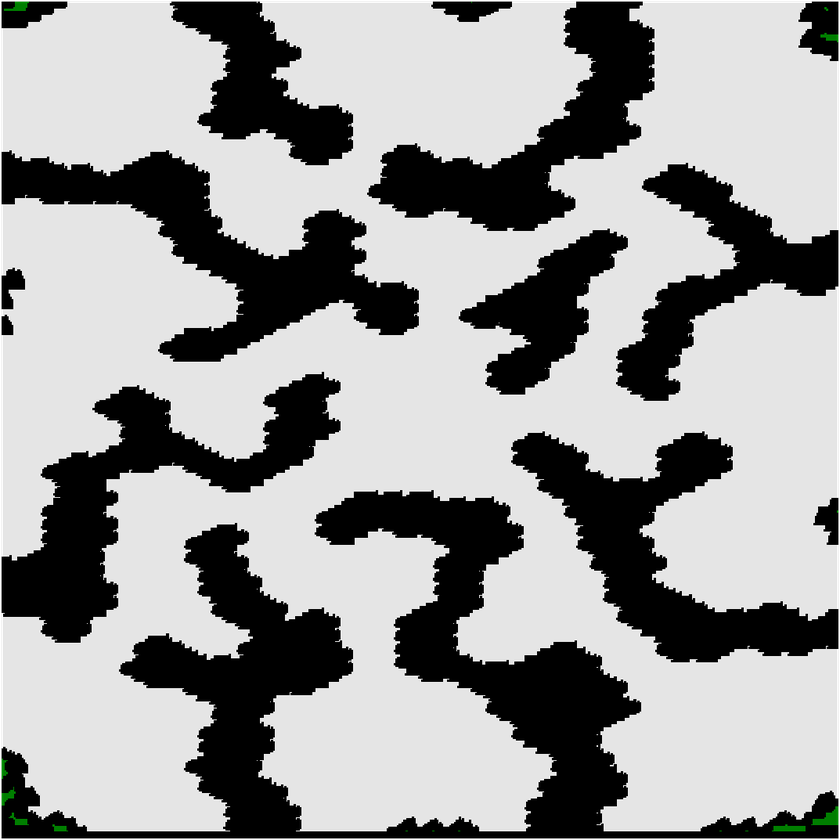
#> input picture maps/path2.png, 840 x 840 px, shrunk from 1073 x 1073 before the run, found by its file name
$ python read_map.py
#> lines starting #> are read from the running program, lines starting #| are printed output that depends on the picture; after the words box and inside, x2 and y2 are one past the last pixel; in counts of white or black regions, pixels touching at a corner belong together
"""
This module includes the following functions for transforming an RGB image into a grayscale maze for path planning:
 - 'get_bnw_image'
 - 'get_start_end_nodes'
 - 'confirm_final_nodes'
"""

import numpy as np
import matplotlib.pyplot as plt
from PIL import Image


def get_bnw_image(filepath):
    """
        takes an image path as input and returns a black and white image as output.

        Parameters
        ------------------
        - filepath: A string representing the path to the image file ('proj/xyz.png')

        Returns
        ------------------
        - image: A black and white image object
    """
#> called with filepath = 'map\\path2.png'
    # Open image and convert to grayscale
    orig_image = Image.open(filepath).convert('RGB')
    image=orig_image.convert("L")

    # threshold value (0 - Black/Obstacle, 255 - White/Path)
    threshold=200
    th=lambda x : 255 if x > threshold else 0

    # Convert the image to black and white using the threshold value
    image = image.convert('L').point(th, mode='1')
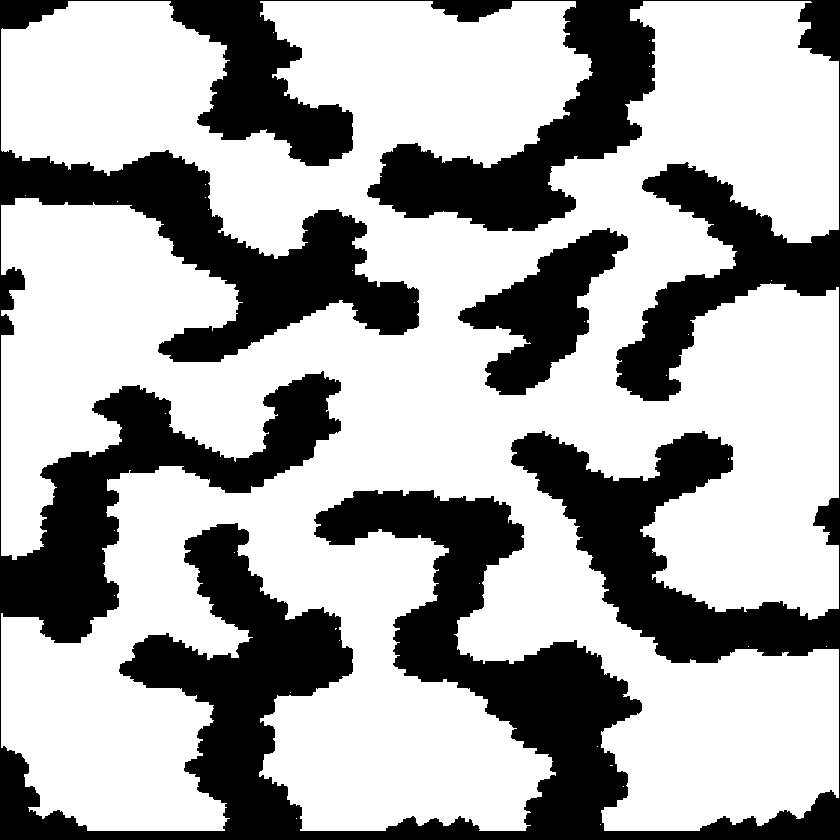
#> image: PIL image 840x840 1; 66.2% white; 2 black regions, box (x1, y1, x2, y2) and area: (0, 0, 840, 840) 226663, (458, 228, 628, 395) 11933
    image=image.convert("L")

    return image


def get_start_end_nodes(image):
    """
        takes a black and white image as input (converts RGB images), allows the user to choose a start and end point via two clicks, and returns the corresponding points.

        Parameters
        ------------------
        - image: A black and white image object

        Returns
        ------------------
        - start_node: A numpy array representing the coordinates of the start point
        - end_node: A numpy array representing the coordinates of the end point
    """

    fig, ax = plt.subplots()
    plt.imshow(image, cmap='gray')

    # node list that contains start and end node
    nodes_list=[]


    # Inner function, handles button press event for selecting points

    def select_nodes(event):

        # x and y coordinates on click
        x_val, y_val = event.xdata, event.ydata

        # Print coordinates for confirmation
        print("Coordinate chosen: ", (np.round(x_val.astype(int)), np.round(y_val.astype(int))))

        nodes_list.append((x_val, y_val))

        # Break after two nodes selected
        if len(nodes_list) == 2:
            fig.canvas.mpl_disconnect(map_event)
            plt.close()


    # Call inner function, set event as button press
    map_event=fig.canvas.mpl_connect("button_press_event", select_nodes)
    plt.show()

    # Get temporary start node coordinates from nodes_list
#> (the run stopped early here; a loop or call above may not have finished)

$ run again, with maps/path1.png copied over maps/path2.png
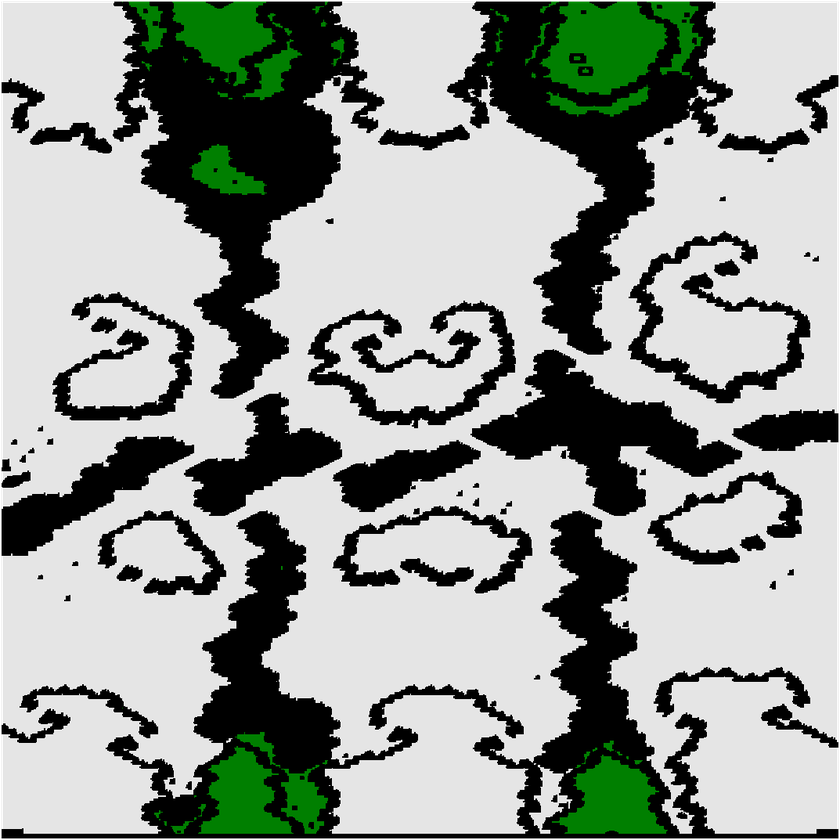
#> input picture maps/path1.png, 840 x 840 px, shrunk from 1073 x 1073 before the run, found by its file name
#> in get_bnw_image, `image=orig_image.convert("L")`:
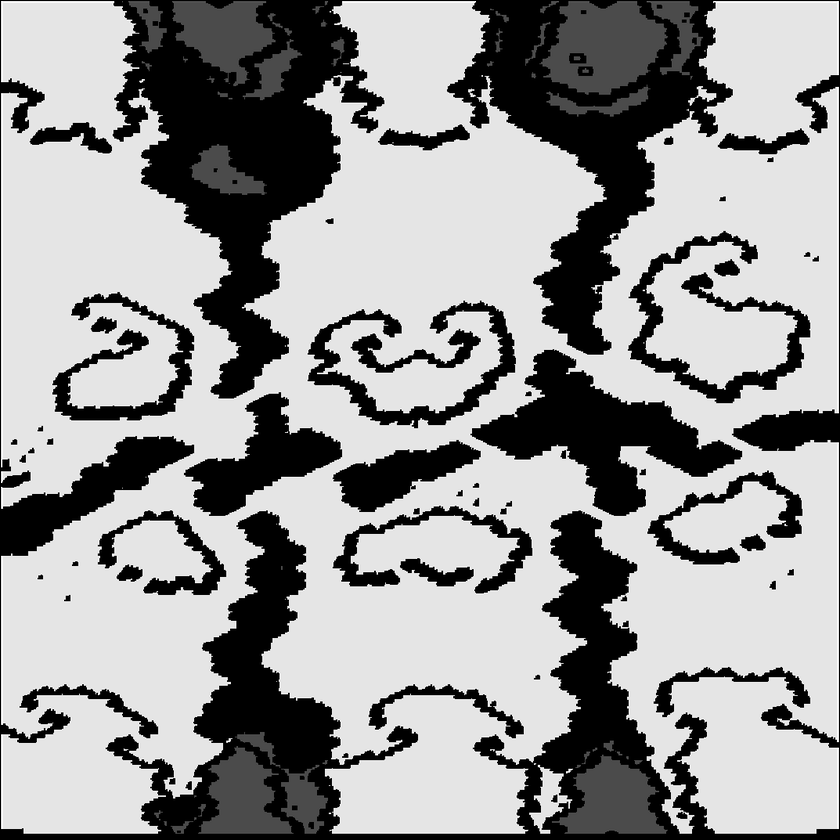
#> image: PIL image 840x840 L; min 0, max 255, mean 152
#> in get_bnw_image, `image = image.convert('L').point(th, mode='1')`:
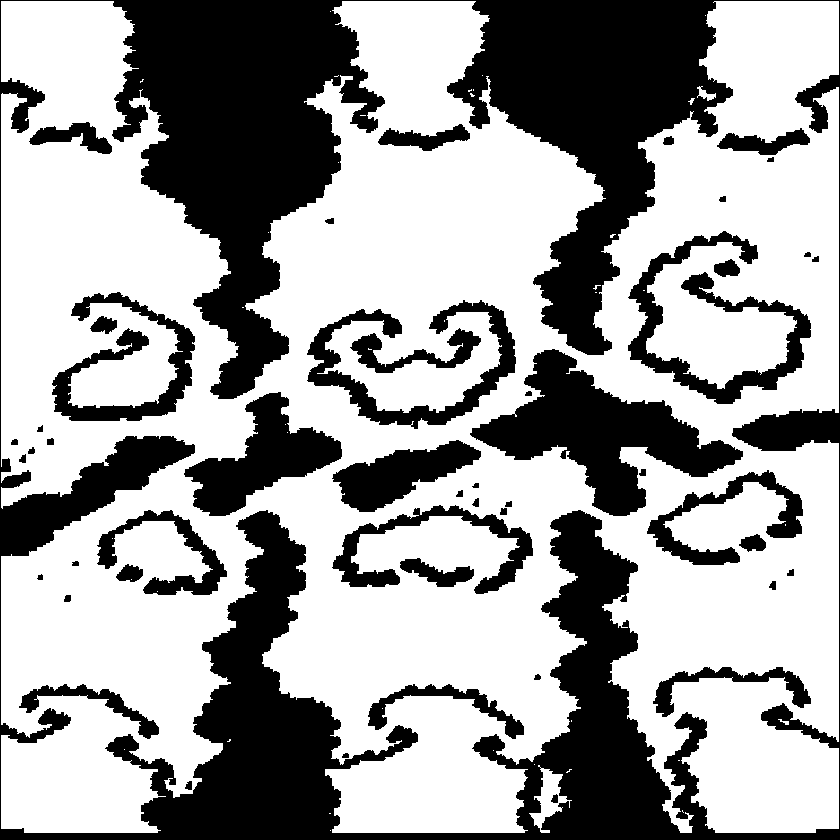
#> image: PIL image 840x840 1; 63.3% white; 49 black regions, largest, box (x1, y1, x2, y2) and area: (0, 0, 840, 840) 182203, (470, 349, 743, 516) 17393, (184, 392, 342, 516) 8279

$ run again, with maps/path3.PNG copied over maps/path2.png
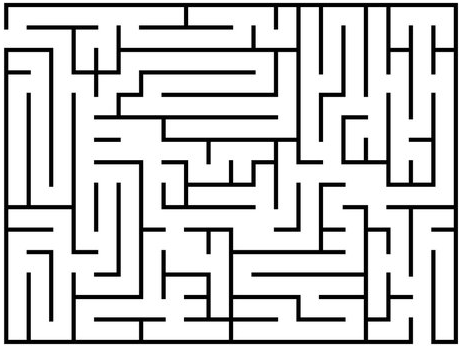
#> input picture maps/path3.PNG, 459 x 346 px, found by its file name
#> in get_bnw_image, `image = image.convert('L').point(th, mode='1')`:
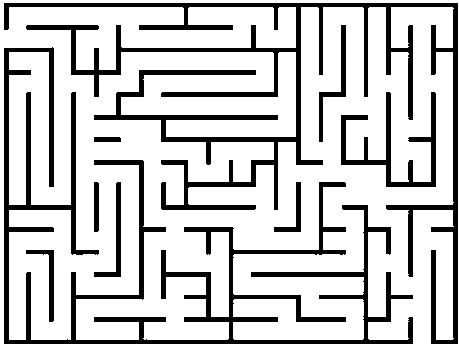
#> image: PIL image 459x346 1; 78.4% white; 9 black regions, largest, box (x1, y1, x2, y2) and area: (4, 3, 458, 344) 15581, (4, 47, 413, 344) 14232, (341, 92, 436, 187) 2018
